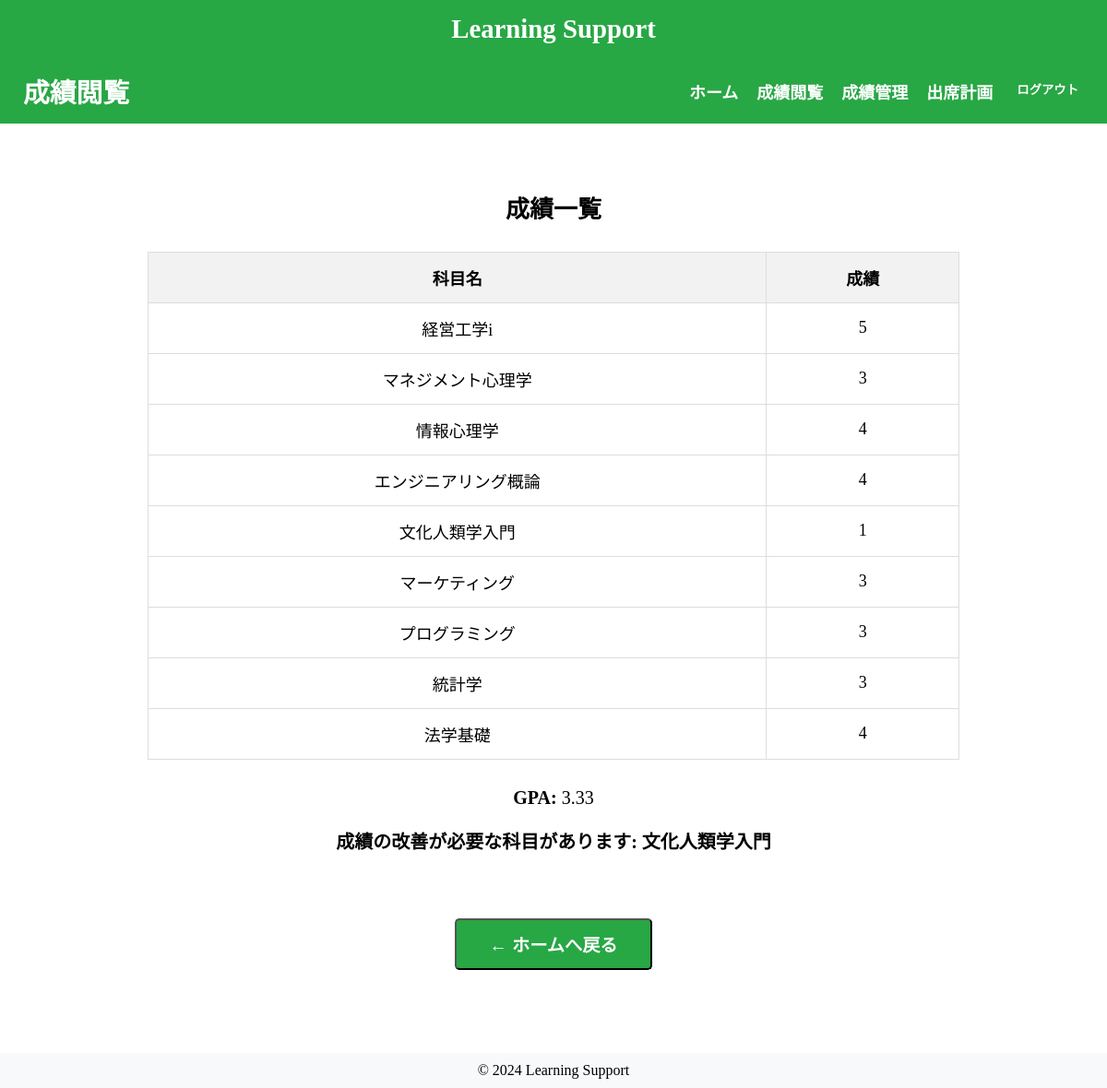
Page /core/grade_view/ (signed in) on the committed database.
### core/models.py (models this page shows, shortened)
class Subject(models.Model):
    SUBJECT_CLASS_CHOICES = [
        ('必修', '必修'),
        ('教養', '教養'),
        ('専門', '専門'),
    ]
    DAY_CHOICES = [
        ('月', '月曜日'),
        ('火', '火曜日'),
        ('水', '水曜日'),
        ('木', '木曜日'),
        ('金', '金曜日'),
    ]
    subject_id = models.AutoField(primary_key=True)
    student = models.ForeignKey(Student, on_delete=models.CASCADE)
    subject_name = models.CharField(max_length=50)
    subject_class = models.CharField(max_length=10, choices=SUBJECT_CLASS_CHOICES)
    subject_score = models.IntegerField(null=True, blank=True)
    attend_days = models.IntegerField(default=0)
    lesson_count = models.IntegerField(null=True, blank=True)
    day_of_week = models.CharField(max_length=2, choices=DAY_CHOICES, default='月')
    date = models.CharField(max_length=10, default="月曜日")
    table = models.CharField(max_length=10, default="1限目")
    class Meta:
        constraints = [
            models.UniqueConstraint(
                fields=['student', 'subject_name'],
                name='unique_student_subject'
            )
        ]

### core/views.py (the view)
# urls.py: path('grade_view/', views.grade_view, name='grade_view'),
@never_cache
@login_required
def grade_view(request):
    host = request.get_host()
    print(f"Grade view page accessed from host: {host}")
    try:
        student = Student.objects.get(user=request.user)
    except Student.DoesNotExist:
        return render(request, 'core/error.html', {'error_message': 'Student情報が見つかりません。'})
    subjects = Subject.objects.filter(student=student)
    total_score = sum(subject.subject_score for subject in subjects)
    gpa = total_score / len(subjects) if subjects else 0
    if gpa >= 4.0:
        message = '今の成績を維持しましょう'
    elif 2.5 <= gpa < 4.0:
        low_score_subjects = subjects.filter(subject_score__lt=2)
        if low_score_subjects.exists():
            low_score_names = ', '.join([subject.subject_name for subject in low_score_subjects])
            message = f'成績の改善が必要な科目があります: {low_score_names}'
        else:
            message = '成績の改善が必要な科目があります'
    else:
        message = '履修科目を見直す必要があります'
    return render(request, 'core/grade_view.html', {
        'subjects': subjects,
        'gpa': gpa,
        'message': message
    })

### core/templates/core/grade_view.html (shortened to what this page needs)
{% extends 'base.html' %}
{% block content %}
<header style="display: flex; justify-content: space-between; align-items: center; padding: 15px 25px; background-color: #28a745; color: white; font-size: 18px;">
    <h1 style="margin: 0; font-size: 1.8rem;">成績閲覧</h1>
    <nav>
        <ul style="list-style: none; display: flex; gap: 20px; margin: 0; padding: 0; font-size: 18px;">
            <li><a href="{% url 'core:student_home' %}" style="text-decoration: none; color: white; font-weight: bold;">ホーム</a></li>
            <li><a href="{% url 'core:grade_view'%}" style="text-decoration: none; color: white; font-weight: bold;">成績閲覧</a></li>
            <li><a href="{% url 'core:manage_grades' %}" style="text-decoration: none; color: white; font-weight: bold;">成績管理</a></li>
            <li><a href="{% url 'core:attendance_plan' %}" style="text-decoration: none; color: white; font-weight: bold;">出席計画</a></li>
            <li>
                <form method="POST" action="{% url 'core:logout' %}" style="display: inline;">
                    <button type="submit" style="background: none; border: none; color: white; font-weight: bold; cursor: pointer;">ログアウト</button>
                </form>
            </li>
        </ul>
    </nav>
</header>
<div class="content-container" style="padding: 50px; background-color: white; font-size: 18px;">
    <h2 style="text-align:center; margin-bottom: 30px; font-size: 26px;">成績一覧</h2>
    <table class="styled-table" style="width:80%; margin: 0 auto; border-collapse: collapse; text-align:center; font-size: 18px;">
        <thead style="background-color: #f2f2f2; font-size: 18px;">
            <tr>
                <th style="padding:14px; border:1px solid #ddd;">科目名</th>
                <th style="padding:14px; border:1px solid #ddd;">成績</th>
            </tr>
        </thead>
        <tbody>
            {% for subject in subjects %}
            <tr>
                <td style="padding:14px; border:1px solid #ddd; font-size: 18px;">{{ subject.subject_name }}</td>
                <td style="padding:14px; border:1px solid #ddd; font-size: 18px;">{{ subject.subject_score }}</td>
            </tr>
            {% endfor %}
        </tbody>
    </table>
    <div style="text-align:center; margin-top:30px; font-size: 20px;">
        <p><strong>GPA:</strong> {{ gpa|floatformat:2 }}</p>
        {% if message %}
            <p style="font-weight:bold;">{{ message }}</p>
        {% endif %}
    </div>
    <div style="margin-top: 40px; text-align: center;">
        <form method="GET" action="{% url 'core:student_home' %}" style="display: inline-block;">
            <button type="submit" class="btn btn-secondary"
                        style="
            padding: 12px 35px;
            font-size: 1.2rem;
            background-color: #28a745;
            color: white;
            text-decoration: none;
            border-radius: 5px;
            font-weight: bold;
            display: inline-block;
            margin-top: 30px;
            ">← ホームへ戻る</button>
        </form>
    </div>
</div>
{% endblock %}

### core/static/core/style.css (style rules this page uses)
body { background-color: white; margin: 0; }
header { background-image: url('/static/images/header-bg.jpg'); background-size: cover; background-position: center; color: white; padding: 20px; }
.btn { padding: 10px 20px; background-color: #007bff; color: white; border-radius: 6px; text-decoration: none; }

### rows in the picture
Subject: subject_name "経営工学i", subject_score "5"
Subject: subject_name "マネジメント心理学", subject_score "3"
Subject: subject_name "情報心理学", subject_score "4"
Subject: subject_name "エンジニアリング概論", subject_score "4"
Subject: subject_name "文化人類学入門", subject_score "1"
Subject: subject_name "マーケティング", subject_score "3"
Subject: subject_name "プログラミング", subject_score "3"
Subject: subject_name "統計学", subject_score "3"
Subject: subject_name "法学基礎", subject_score "4"

### other values in the picture
{{ gpa|floatformat:2 }} "3.33"
{{ message }} "成績の改善が必要な科目があります: 文化人類学入門"
